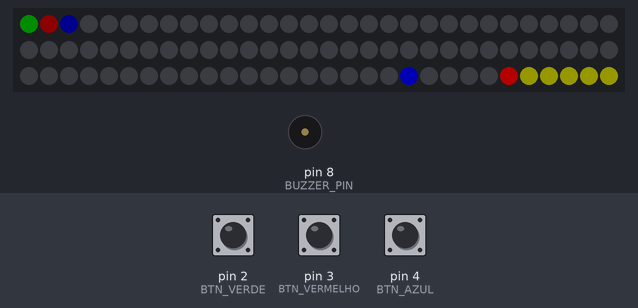
A sketch run on a simulated Arduino Uno, built with avr-gcc and run on an emulated ATmega328P. On the bench: 90 RGB LEDs in strip order, left to right, continuing on the next row, buzzer (waves = sounding). Inputs (shaded band) come from the test bench; at power-on: pin 2 (BTN_VERDE) HIGH, pin 4 (BTN_AZUL) HIGH, pin 3 (BTN_VERMELHO) HIGH. Dim RGB values are drawn brighter than linear; random numbers use the default seed unless the sketch sets one.

Above: at 1.2 s.
1.3 s: pin 2 (BTN_VERDE) pulled LOW for 0.15 s
At 1.66 s:
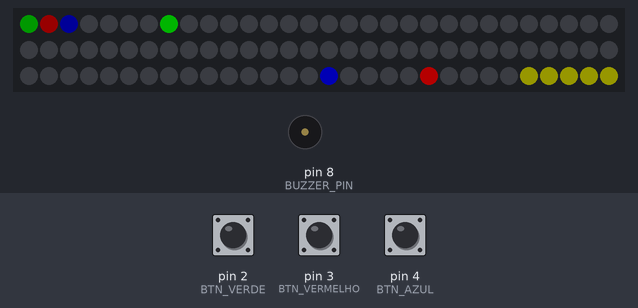
2.0 s: pin 4 (BTN_AZUL) pulled LOW for 0.15 s
At 2.26 s:
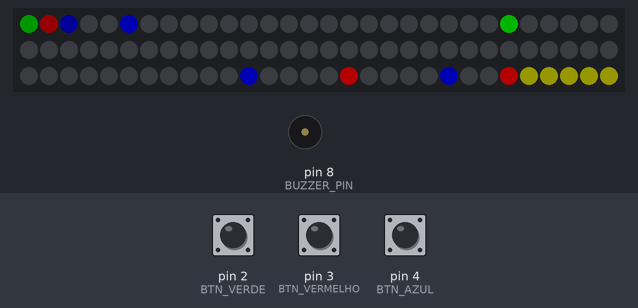
2.7 s: pin 3 (BTN_VERMELHO) pulled LOW for 0.15 s
At 2.87 s:
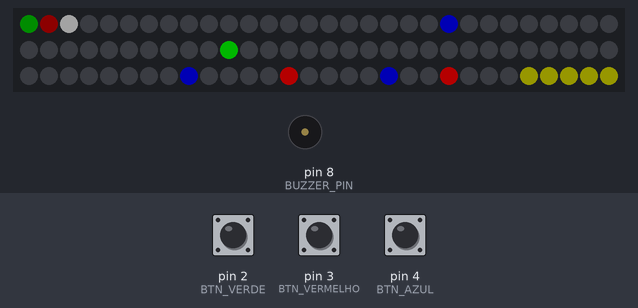
3.4 s: pin 4 (BTN_AZUL) pulled LOW for 1 s
At 4.93 s:
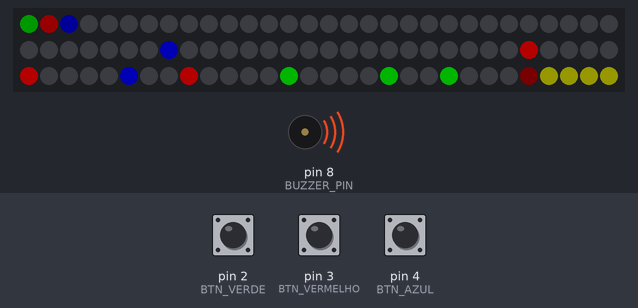
5.0 s: pin 2 (BTN_VERDE) pulled LOW for 1 s
At 5.23 s:
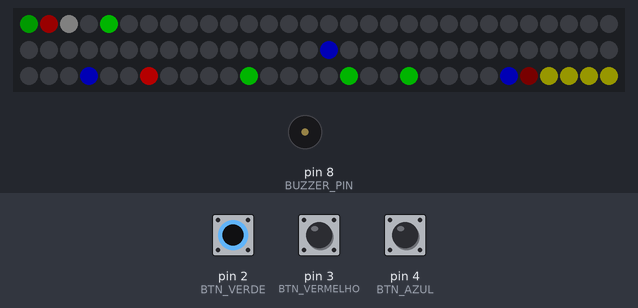
6.6 s: pin 3 (BTN_VERMELHO) pulled LOW for 1 s
At 19.9 s:
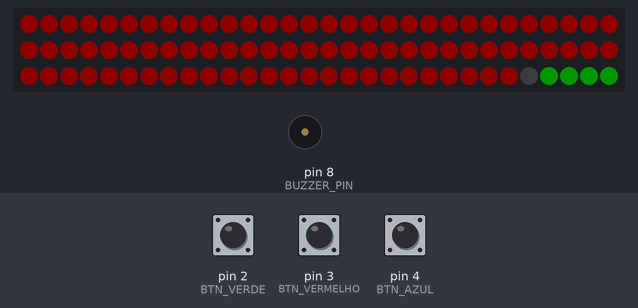
Timing chart, 0 to 21.2 s (numbered marks = the images above; inputs shaded):
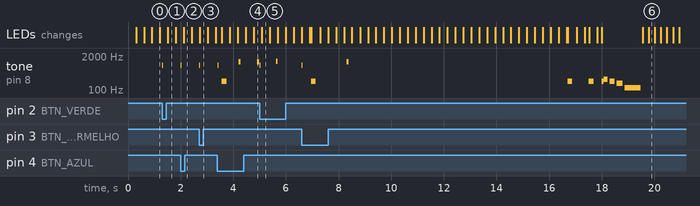

The sketch:

codigo.ino
```cpp
#include <Adafruit_NeoPixel.h>

const int BTN_VERDE = 2;
const int BTN_VERMELHO = 3;
const int BTN_AZUL = 4;

const int BUZZER_PIN = 8;

const int LED_DATA_PIN = 6;
const int NUM_LEDS = 90;
const int BRILHO = 64;

const int INICIO_PISTA = 0;
const int FIM_ZONA_ACERTO = 2;
const int LEDS_HUD = 5;
const int FIM_PISTA = NUM_LEDS - 1 - LEDS_HUD;

const int VELOCIDADE_INICIAL = 160;
const int VELOCIDADE_MINIMA = 45;
const int PASSO_ACELERACAO = 4;
const int VELOCIDADE_DISPARO = 35;
const int INTERVALO_SPAWN_INICIAL = 420;
const int INTERVALO_SPAWN_MINIMO = 170;
const int ACERTOS_PARA_ACELERAR = 10;
const int ACERTOS_POR_PASSO = 2;

const int DISTANCIA_MINIMA_NOTAS = 3;
const int MAX_NOTAS = 10;
const int MAX_DISPAROS = 10;
const int MAX_FLASHES = 10;
const int DURACAO_FLASH_MS = 90;
const int PULSO_ZONA_PERIODO_MS = 900;
const uint8_t PULSO_ZONA_MIN = 110;
const uint8_t PULSO_ZONA_MAX = 255;

const int VIDAS_INICIAIS = 5;

Adafruit_NeoPixel strip(NUM_LEDS, LED_DATA_PIN, NEO_GRB + NEO_KHZ800);

// ----------------------------

enum CorNota {
  VERDE,
  VERMELHO,
  AZUL
};

struct Nota {
  int posicao;
  CorNota cor;
  bool ativa;
};

struct Disparo {
  int posicao;
  CorNota cor;
  bool ativo;
};

struct FlashAcerto {
  int posicao;
  unsigned long ateMs;
  bool ativo;
};

Nota notas[MAX_NOTAS];
Disparo disparos[MAX_DISPAROS];
FlashAcerto flashes[MAX_FLASHES];

int velocidade = VELOCIDADE_INICIAL;
int vidas = VIDAS_INICIAIS;
int combo = 0;
int pontuacao = 0;
int totalAcertos = 0;

bool btnVerdeAnt = false;
bool btnVermelhoAnt = false;
bool btnAzulAnt = false;

bool jogoAtivo = true;

unsigned long ultimoMovimento = 0;
unsigned long ultimoMovDisparo = 0;
unsigned long ultimoSpawn = 0;

int intervaloSpawn = INTERVALO_SPAWN_INICIAL;

// ----------------------------

uint32_t corPorNota(CorNota cor) {
  switch (cor) {
    case VERDE: return strip.Color(0, 255, 0);
    case VERMELHO: return strip.Color(255, 0, 0);
    case AZUL: return strip.Color(0, 0, 255);
  }

  return strip.Color(0, 0, 0);
}

uint32_t corEscalada(uint8_t r, uint8_t g, uint8_t b, uint8_t escala) {
  uint16_t rr = ((uint16_t)r * escala) / 255;
  uint16_t gg = ((uint16_t)g * escala) / 255;
  uint16_t bb = ((uint16_t)b * escala) / 255;
  return strip.Color((uint8_t)rr, (uint8_t)gg, (uint8_t)bb);
}

uint8_t pulsoTriangular(unsigned long periodoMs, uint8_t minVal, uint8_t maxVal) {
  unsigned long fase = millis() % periodoMs;
  unsigned long metade = periodoMs / 2;
  unsigned long subida = (fase < metade) ? fase : (periodoMs - fase);
  uint16_t amplitude = (uint16_t)maxVal - (uint16_t)minVal;
  return minVal + (uint8_t)((amplitude * subida) / metade);
}

bool cliqueBotao(int pino, bool &estadoAnterior) {
  bool atual = (digitalRead(pino) == LOW);
  bool clique = atual && !estadoAnterior;
  estadoAnterior = atual;
  return clique;
}

void limparNotas() {
  for (int i = 0; i < MAX_NOTAS; i++) {
    notas[i].ativa = false;
    notas[i].posicao = -1;
  }
}

void limparDisparos() {
  for (int i = 0; i < MAX_DISPAROS; i++) {
    disparos[i].ativo = false;
    disparos[i].posicao = -1;
  }
}

void limparFlashes() {
  for (int i = 0; i < MAX_FLASHES; i++) {
    flashes[i].ativo = false;
    flashes[i].posicao = -1;
    flashes[i].ateMs = 0;
  }
}

void registrarFlashAcerto(int posicao) {
  for (int i = 0; i < MAX_FLASHES; i++) {
    if (!flashes[i].ativo) {
      flashes[i].ativo = true;
      flashes[i].posicao = posicao;
      flashes[i].ateMs = millis() + DURACAO_FLASH_MS;
      return;
    }
  }
}

void atualizarFlashes() {
  unsigned long agora = millis();
  for (int i = 0; i < MAX_FLASHES; i++) {
    if (flashes[i].ativo && agora >= flashes[i].ateMs) {
      flashes[i].ativo = false;
      flashes[i].posicao = -1;
    }
  }
}

void atualizarVelocidadePorProgresso() {
  if (totalAcertos < ACERTOS_PARA_ACELERAR) {
    velocidade = VELOCIDADE_INICIAL;
    return;
  }

  int passos = 1 + ((totalAcertos - ACERTOS_PARA_ACELERAR) / ACERTOS_POR_PASSO);
  int novaVelocidade = VELOCIDADE_INICIAL - (passos * PASSO_ACELERACAO);
  if (novaVelocidade < VELOCIDADE_MINIMA) novaVelocidade = VELOCIDADE_MINIMA;
  velocidade = novaVelocidade;
}

void atualizarIntervaloSpawn() {
  long novo = map(velocidade,
                  VELOCIDADE_MINIMA,
                  VELOCIDADE_INICIAL,
                  INTERVALO_SPAWN_MINIMO,
                  INTERVALO_SPAWN_INICIAL);

  if (novo < INTERVALO_SPAWN_MINIMO) novo = INTERVALO_SPAWN_MINIMO;
  if (novo > INTERVALO_SPAWN_INICIAL) novo = INTERVALO_SPAWN_INICIAL;
  intervaloSpawn = (int)novo;
}

bool existeEspacoParaNovaNota() {
  for (int i = 0; i < MAX_NOTAS; i++) {
    if (notas[i].ativa && (FIM_PISTA - notas[i].posicao) < DISTANCIA_MINIMA_NOTAS) {
      return false;
    }
  }

  for (int i = 0; i < MAX_NOTAS; i++) {
    if (!notas[i].ativa) return true;
  }

  return false;
}

void gerarNota() {
  if (!existeEspacoParaNovaNota()) return;

  for (int i = 0; i < MAX_NOTAS; i++) {
    if (!notas[i].ativa) {
      notas[i].ativa = true;
      notas[i].posicao = FIM_PISTA;
      notas[i].cor = (CorNota) random(0, 3);
      return;
    }
  }
}

void beepAcerto() {
  int freq = 1200 + (combo * 25);
  if (freq > 2200) freq = 2200;
  tone(BUZZER_PIN, freq, 70);
}

void beepErro() {
  tone(BUZZER_PIN, 220, 180);
}

void beepGameOver() {

  int notes[] = {260, 220, 180, 120};
  int times[] = {150, 180, 220, 600};

  for (int i = 0; i < 4; i++) {
    tone(BUZZER_PIN, notes[i], times[i]);
    delay(times[i] + 80);
  }

  noTone(BUZZER_PIN);
}

void reiniciarJogo() {
  velocidade = VELOCIDADE_INICIAL;
  vidas = VIDAS_INICIAIS;
  combo = 0;
  pontuacao = 0;
  totalAcertos = 0;
  jogoAtivo = true;
  ultimoMovimento = millis();
  ultimoMovDisparo = millis();
  ultimoSpawn = millis();

  atualizarIntervaloSpawn();
  limparNotas();
  limparDisparos();
  limparFlashes();
}

// ----------------------------

void desenhar() {

  strip.clear();

  // zona de acerto com 3 trilhas
  uint8_t pulsoZona = pulsoTriangular(PULSO_ZONA_PERIODO_MS, PULSO_ZONA_MIN, PULSO_ZONA_MAX);
  strip.setPixelColor(0, corEscalada(0, 120, 0, pulsoZona));
  strip.setPixelColor(1, corEscalada(120, 0, 0, pulsoZona));
  strip.setPixelColor(2, corEscalada(0, 0, 120, pulsoZona));

  // desenha notas (1 led cada)
  for (int i = 0; i < MAX_NOTAS; i++) {
    if (!notas[i].ativa) continue;
    strip.setPixelColor(notas[i].posicao, corPorNota(notas[i].cor));
  }

  // desenha disparos (1 led cada)
  for (int i = 0; i < MAX_DISPAROS; i++) {
    if (!disparos[i].ativo) continue;
    strip.setPixelColor(disparos[i].posicao, corPorNota(disparos[i].cor));
  }

  // flash branco apenas nos acertos
  for (int i = 0; i < MAX_FLASHES; i++) {
    if (!flashes[i].ativo) continue;
    if (flashes[i].posicao >= INICIO_PISTA && flashes[i].posicao <= FIM_PISTA) {
      long restante = (long)(flashes[i].ateMs - millis());
      if (restante < 0) restante = 0;
      uint8_t brilho = (uint8_t)map(restante, 0, DURACAO_FLASH_MS, 0, 180);
      strip.setPixelColor(flashes[i].posicao, strip.Color(brilho, brilho, brilho));
    }
  }

  // HUD de vidas nos ultimos LEDs
  for (int i = 0; i < LEDS_HUD; i++) {
    int idx = NUM_LEDS - 1 - i;
    if (i < vidas) {
      strip.setPixelColor(idx, strip.Color(90, 90, 0));
    } else {
      strip.setPixelColor(idx, strip.Color(8, 0, 0));
    }
  }

  // pisca de combo alto
  if (combo >= 5 && ((millis() / 150) % 2 == 0)) {
    strip.setPixelColor(3, strip.Color(25, 25, 25));
  }

  strip.show();
}

// ----------------------------

void criarDisparo(CorNota cor) {
  for (int i = 0; i < MAX_DISPAROS; i++) {
    if (!disparos[i].ativo) {
      disparos[i].ativo = true;
      disparos[i].cor = cor;
      disparos[i].posicao = FIM_ZONA_ACERTO;
      registrarFlashAcerto(FIM_ZONA_ACERTO);
      ultimoMovDisparo = millis();
      tone(BUZZER_PIN, 900, 35);
      return;
    }
  }
}

void lerEntradaDisparo() {
  bool cliqueVerde = cliqueBotao(BTN_VERDE, btnVerdeAnt);
  bool cliqueVermelho = cliqueBotao(BTN_VERMELHO, btnVermelhoAnt);
  bool cliqueAzul = cliqueBotao(BTN_AZUL, btnAzulAnt);

  if (cliqueVerde) {
    criarDisparo(VERDE);
  }

  if (cliqueVermelho) {
    criarDisparo(VERMELHO);
  }

  if (cliqueAzul) {
    criarDisparo(AZUL);
  }
}

// ----------------------------

void efeitoAcerto() {
  beepAcerto();
}

// ----------------------------

void efeitoErro() {

  beepErro();

  strip.fill(strip.Color(80,0,0));
  strip.show();

  delay(80);
}

// ----------------------------

bool apertouQualquerBotao() {
  bool v = (digitalRead(BTN_VERDE) == LOW);
  bool r = (digitalRead(BTN_VERMELHO) == LOW);
  bool a = (digitalRead(BTN_AZUL) == LOW);
  return v || r || a;
}

void desenharGameOver() {
  strip.clear();

  bool pulso = ((millis() / 230) % 2 == 0);
  if (pulso) {
    for (int i = INICIO_PISTA; i <= FIM_PISTA; i++) {
      strip.setPixelColor(i, strip.Color(70, 0, 0));
    }
  }

  int estrelas = pontuacao / 10;
  if (estrelas > LEDS_HUD) estrelas = LEDS_HUD;
  for (int i = 0; i < estrelas; i++) {
    strip.setPixelColor(NUM_LEDS - 1 - i, strip.Color(0, 90, 0));
  }

  strip.show();
}

// ----------------------------

void setup() {

  pinMode(BTN_VERDE, INPUT_PULLUP);
  pinMode(BTN_VERMELHO, INPUT_PULLUP);
  pinMode(BTN_AZUL, INPUT_PULLUP);

  pinMode(BUZZER_PIN, OUTPUT);

  strip.begin();
  strip.setBrightness(BRILHO);
  strip.show();

  randomSeed(analogRead(A0));

  reiniciarJogo();
  gerarNota();
}

// ----------------------------

void loop() {

  if (!jogoAtivo) {
    desenharGameOver();

    if (apertouQualquerBotao()) {
      reiniciarJogo();
      gerarNota();
      delay(180);
    }
    return;
  }

  lerEntradaDisparo();
  atualizarFlashes();

  if (millis() - ultimoSpawn >= (unsigned long)intervaloSpawn) {
    ultimoSpawn = millis();
    gerarNota();
  }

  if (millis() - ultimoMovDisparo >= VELOCIDADE_DISPARO) {
    ultimoMovDisparo = millis();

    for (int i = 0; i < MAX_DISPAROS; i++) {
      if (!disparos[i].ativo) continue;

      disparos[i].posicao++;
      if (disparos[i].posicao > FIM_PISTA) {
        disparos[i].ativo = false;
        disparos[i].posicao = -1;
      }
    }
  }

  // colisoes entre disparos e notas
  int acertosNoFrame = 0;
  int errosNoFrame = 0;

  for (int d = 0; d < MAX_DISPAROS; d++) {
    if (!disparos[d].ativo) continue;

    for (int n = 0; n < MAX_NOTAS; n++) {
      if (!notas[n].ativa) continue;

      if (disparos[d].posicao >= notas[n].posicao) {
        if (disparos[d].cor == notas[n].cor) {
          registrarFlashAcerto(notas[n].posicao);
          acertosNoFrame++;
          disparos[d].ativo = false;
          disparos[d].posicao = -1;
          notas[n].ativa = false;
          notas[n].posicao = -1;
        } else {
          errosNoFrame++;
          disparos[d].ativo = false;
          disparos[d].posicao = -1;
        }
        break;
      }
    }
  }

  if (acertosNoFrame > 0) {
    efeitoAcerto();
    combo += acertosNoFrame;
    totalAcertos += acertosNoFrame;
    pontuacao += (10 * acertosNoFrame) + combo;

    atualizarVelocidadePorProgresso();
    atualizarIntervaloSpawn();
  }

  if (errosNoFrame > 0) {
    efeitoErro();
    combo = 0;
    vidas -= errosNoFrame;

    if (vidas <= 0) {
      vidas = 0;
      jogoAtivo = false;
      beepGameOver();
      return;
    }
  }

  // movimenta nota
  if (millis() - ultimoMovimento >= velocidade) {

    ultimoMovimento = millis();

    int notasPerdidas = 0;

    for (int i = 0; i < MAX_NOTAS; i++) {
      if (!notas[i].ativa) continue;

      notas[i].posicao--;

      if (notas[i].posicao < 0) {
        notas[i].ativa = false;
        notas[i].posicao = -1;
        notasPerdidas++;
      }
    }

    if (notasPerdidas > 0) {

      efeitoErro();
      combo = 0;
      vidas -= notasPerdidas;

      if (vidas <= 0) {
        vidas = 0;
        jogoAtivo = false;
        beepGameOver();
        return;
      }
    }
  }

  desenhar();
}
```

Measured:
- after the input at 1.3 s, tone on pin 8 (BUZZER_PIN): silent → 900 Hz at once, → silent 0.04 s later
- after the input at 2.0 s, tone on pin 8 (BUZZER_PIN): silent → 900 Hz at once, → silent 0.04 s later
- after the input at 2.7 s, tone on pin 8 (BUZZER_PIN): silent → 900 Hz at once, → silent 0.04 s later
